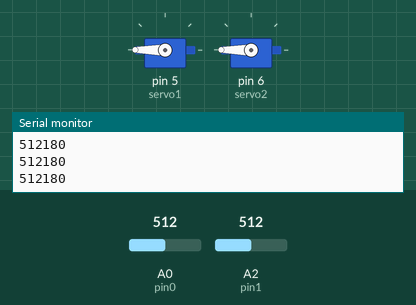
Simulated run of this sketch. Board: Arduino Uno, built with avr-gcc and run on an emulated ATmega328P. On the bench: 2 × servo, the last lines printed to the serial monitor. The inputs (shaded band) are chosen by the test bench; at power-on: A0 (pin0) = 512, A2 (pin1) = 512.

Above: at 1.2 s.
1.3 s: A0 (pin0) set to 608
2.8 s: A0 (pin0) set to 638
At 3.5 s:
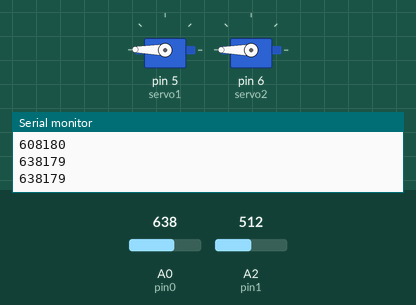
5.8 s: A2 (pin1) set to 608
7.8 s: A2 (pin1) set to 639
At 8.3 s:
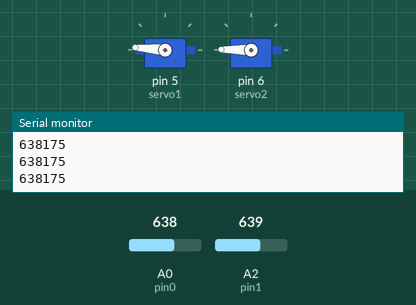
10.8 s: A0 (pin0) set to 122
13.8 s: A2 (pin1) set to 1023
At 15.49 s:
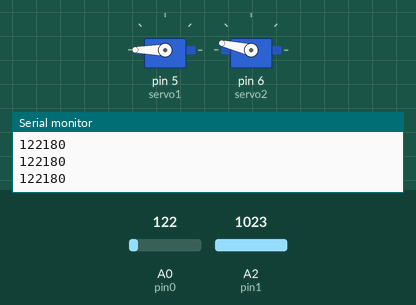
Timing chart, 0 to 23.7 s (numbered marks = the images above; inputs shaded):
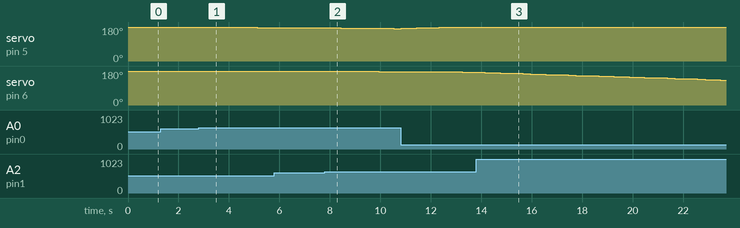

The sketch:

roboticArm_908.ino
```cpp
#include  <Servo.h>


// Create servo objects
Servo servo1;
Servo servo2;

// Create names to the analog input pins
int pin0 = A0;
int pin1 = A2;


// Setup of angle variables we have to use further down in the program
int angle1;
int angle2;


// Setup of value variables we have to use further down in the program
int value1;
int value2;


// Setup of limit values
long int forservo1 = 2000;
long int forservo2 = 2000;


void setup()
{
  // Attaches the servo on pins to the servo objects
  Serial.begin(9600);
  servo1.attach(5);
  servo2.attach(6);
  servo1.write(90);
  servo2.write(90);
}

void loop()
{
  // read analog values from joysticks
  value1 = analogRead(pin0);
  value2 = analogRead(pin1);
  Serial.print(value1);
  // 10 bit value is too big, so we change the scale from 0 - 1023 proportionately to 1 - 29
  value1 = map(value1, 0, 1023, 1, 29);
  value2 = map(value2, 0, 1023, 1, 29);

  // it needs correction of positions, because joysticks are not very precise to stay exactly in the center
  if(value1  <= 17 && value1 >= 13) // if value1 if between 13-17, then it's equal to 15 */
      value1 = 15;
  if(value2  <= 17 && value2 >= 13)
      value2 = 15;

  // Change initial value 'forservo' which is used to turn servo slower. This value has got very big scale.
  // We add or substract (depends on turning direction) difference between analog value and center from 'forservo'
  forservo1 = forservo1 - (value1 - 15);
  forservo2 = forservo2 - (value2 - 15);

  // this part do not let variables 'forservo' go out of the limits
  if(forservo1  < 1) // if forservo1 is less than 1, then it's equal to 1
      forservo1 = 1;
  if(forservo1  > 2000) // if forservo1 is greater than 20000, then it's equal to 20000
      forservo1 = 2000;
  if(forservo2  < 1)
      forservo2 = 1;
  if(forservo2  > 2000)
      forservo2 = 2000;

  // change used value to angle of servo. Angles are adjusted during testing
  angle1 = map(forservo1, 1, 2000, 0, 180);
  angle2 = map(forservo2, 1, 2000, 0, 180);

  // send angles to servos
  Serial.println(angle1);
  servo1.write(angle1);
  servo2.write(angle2);
  delay(300);

}
```

Measured:
- after the input at 2.8 s, servo on pin 5 (servo1): 180° → 179° after 0.21 s, → 178° 0.90 s later, → 177° 1.2 s later
- after the input at 7.8 s, servo on pin 6 (servo2): 180° → 179° at once, → 178° 0.90 s later, → 177° 1.2 s later
